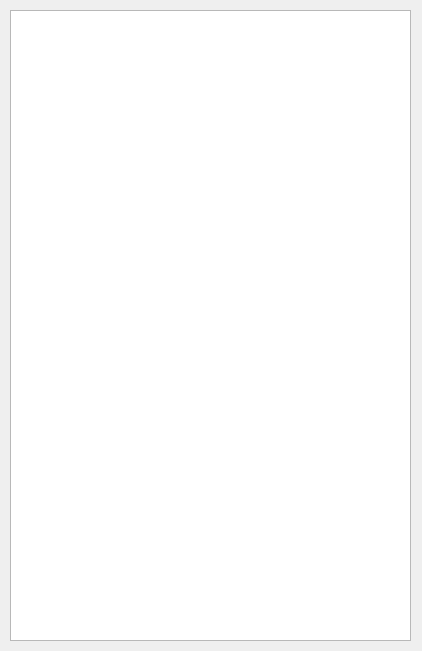
<?xml version="1.0" encoding="UTF-8"?>
<ui version="4.0">
 <class>Dialog_programmtext</class>
 <widget class="QDialog" name="Dialog_programmtext">
  <property name="geometry">
   <rect>
    <x>0</x>
    <y>0</y>
    <width>422</width>
    <height>651</height>
   </rect>
  </property>
  <property name="windowTitle">
   <string>Programmtext</string>
  </property>
  <widget class="QListWidget" name="listWidget_prgtext">
   <property name="geometry">
    <rect>
     <x>10</x>
     <y>10</y>
     <width>401</width>
     <height>631</height>
    </rect>
   </property>
  </widget>
 </widget>
 <resources/>
 <connections/>
</ui>
